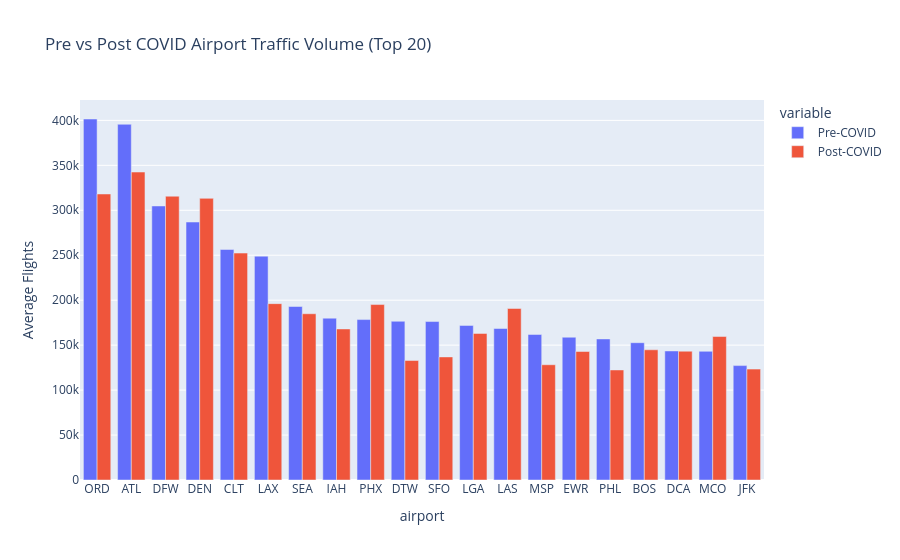

The notebook cell this image was saved under:
### Code cell
fig = px.bar(
    comparison,
    x='airport',
    y=['Pre-COVID', 'Post-COVID'],
    barmode='group',
    title='Pre vs Post COVID Airport Traffic Volume (Top 20)',
    labels={'value': 'Average Flights', 'carrier_name': 'Airline'}
)

fig.show()

### Figure 1 — Plotly figure (JSON) as saved in the notebook; plotly's stock layout.template omitted (floating-point values rounded to 4 significant figures)
{"data": [{"alignmentgroup": "True", "hovertemplate": "variable=Pre-COVID<br>airport=%{x}<br>Average Flights=%{y}<extra></extra>", "legendgroup": "Pre-COVID", "marker": {"color": "#636efa", "pattern": {"shape": ""}}, "name": "Pre-COVID", "offsetgroup": "Pre-COVID", "orientation": "v", "showlegend": true, "textposition": "auto", "type": "bar", "x": ["ORD", "ATL", "DFW", "DEN", "CLT", "LAX", "SEA", "IAH", "PHX", "DTW", "SFO", "LGA", "LAS", "MSP", "EWR", "PHL", "BOS", "DCA", "MCO", "JFK"], "xaxis": "x", "y": [401500.0, 395700.0, 304800.0, 286900.0, 256400.0, 249000.0, 193000.0, 180000.0, 178400.0, 176500.0, 176300.0, 171900.0, 168500.0, 161900.0, 158800.0, 156900.0, 152700.0, 143500.0, 143100.0, 127300.0], "yaxis": "y"}, {"alignmentgroup": "True", "hovertemplate": "variable=Post-COVID<br>airport=%{x}<br>Average Flights=%{y}<extra></extra>", "legendgroup": "Post-COVID", "marker": {"color": "#EF553B", "pattern": {"shape": ""}}, "name": "Post-COVID", "offsetgroup": "Post-COVID", "orientation": "v", "showlegend": true, "textposition": "auto", "type": "bar", "x": ["ORD", "ATL", "DFW", "DEN", "CLT", "LAX", "SEA", "IAH", "PHX", "DTW", "SFO", "LGA", "LAS", "MSP", "EWR", "PHL", "BOS", "DCA", "MCO", "JFK"], "xaxis": "x", "y": [318100.0, 342500.0, 315700.0, 313300.0, 252400.0, 196200.0, 184900.0, 168000.0, 195100.0, 132900.0, 136900.0, 163000.0, 190800.0, 128200.0, 142900.0, 122400.0, 144800.0, 143300.0, 159600.0, 123300.0], "yaxis": "y"}], "layout": {"barmode": "group", "legend": {"title": {"text": "variable"}, "tracegroupgap": 0}, "title": {"text": "Pre vs Post COVID Airport Traffic Volume (Top 20)"}, "xaxis": {"anchor": "y", "domain": [0, 1], "title": {"text": "airport"}}, "yaxis": {"anchor": "x", "domain": [0, 1], "title": {"text": "Average Flights"}}}}
